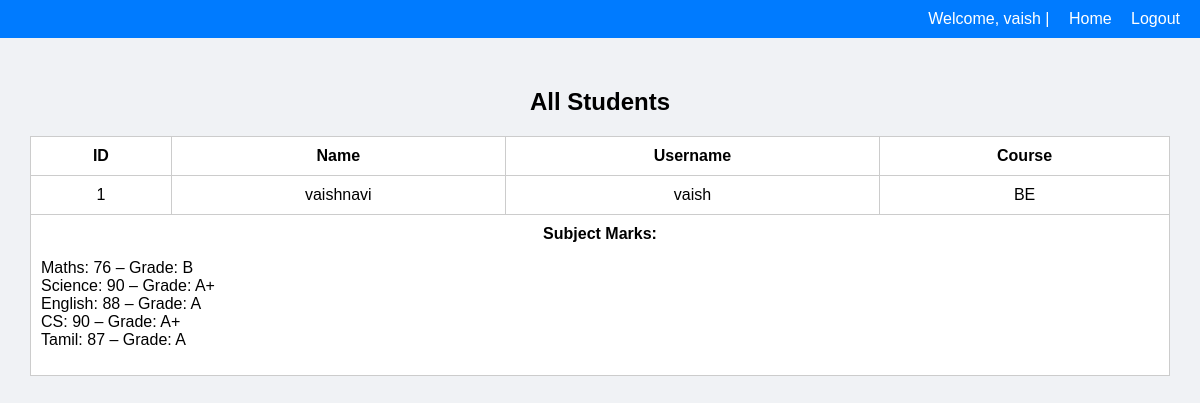
/dashboard (signed in), run on the app's committed database.
### tables this page shows
CREATE TABLE students (
    id INTEGER PRIMARY KEY AUTOINCREMENT,
    username TEXT NOT NULL,
    name TEXT NOT NULL,
    course TEXT NOT NULL,
    sub1 INTEGER,
    sub2 INTEGER,
    sub3 INTEGER,
    sub4 INTEGER,
    sub5 INTEGER
);

### app.py (the view)
@app.route('/dashboard')
def dashboard():
    if 'username' not in session:
        return redirect(url_for('login'))
    conn = sqlite3.connect('students.db')
    cursor = conn.cursor()
    if session['role'] == 'admin':
        cursor.execute("SELECT * FROM students")
    else:
        cursor.execute("SELECT * FROM students WHERE username = ?", (session['username'],))
    students = cursor.fetchall()
    conn.close()
    return render_template('index.html', students=students, role=session.get('role'), get_grade=get_grade)

### app.py (called while the page is built)
def get_grade(mark):
    if mark is None:
        return "Not Yet Declared"
    elif mark >= 90:
        return "A+"
    elif mark >= 80:
        return "A"
    elif mark >= 70:
        return "B"
    elif mark >= 60:
        return "C"
    elif mark >= 50:
        return "D"
    else:
        return "F"

### templates/index.html (shortened to what this page needs)
<!DOCTYPE html>
<html>
<head>
</head>
<body>
    <div class="header">
        Welcome, {{ session['username'] }} |
        <a href="/">Home</a>
        <a href="/logout">Logout</a>
    </div>
    <div class="container">
        <h2>All Students</h2>
        <table>
            <tr>
                <th>ID</th>
                <th>Name</th>
                <th>Username</th>
                <th>Course</th>
            </tr>
            {% for student in students %}
            <tr>
                <td>{{ student[0] }}</td>
                <td>{{ student[2] }}</td>
                <td>{{ student[1] }}</td>
                <td>{{ student[3] }}</td>
            </tr>
            <tr>
                <td colspan="{% if role == 'admin' %}5{% else %}4{% endif %}">
                    <strong>Subject Marks:</strong>
                    <ul>
                        {% set subnames = ['Maths', 'Science', 'English', 'CS', 'Tamil'] %}
                        {% for i in range(5) %}
                            <li>
    {{ subnames[i] }}:
    {% if student[4+i] is none %}
        Results are not out
    {% else %}
        {{ student[4+i] }} – Grade: {{ get_grade(student[4+i]) }}
    {% endif %}
</li>
                        {% endfor %}
                    </ul>
                </td>
            </tr>
            {% endfor %}
        </table>
    </div>
</body>
</html>

### templates/index.html (style rules this page uses)
body { font-family: Arial, sans-serif; background: #f0f2f5; margin: 0; padding: 0; }
.header { background: #007bff; color: white; padding: 10px 20px; text-align: right; }
.header a { color: white; margin-left: 15px; text-decoration: none; }
.container { padding: 30px; }
h2 { text-align: center; }
table { width: 100%; border-collapse: collapse; margin-top: 15px; background: white; }
th, td { padding: 10px; border: 1px solid #ccc; text-align: center; }
ul { list-style: none; padding: 0; }
ul li { text-align: left; }

### data on the page
students: username "vaish", id "1", name "vaishnavi", course "BE", subnames "Maths" "Science" "English" "CS" "Tamil", sub1 "76" "90" "88" "90" "87", sub1 "B" "A+" "A" "A+" "A"
